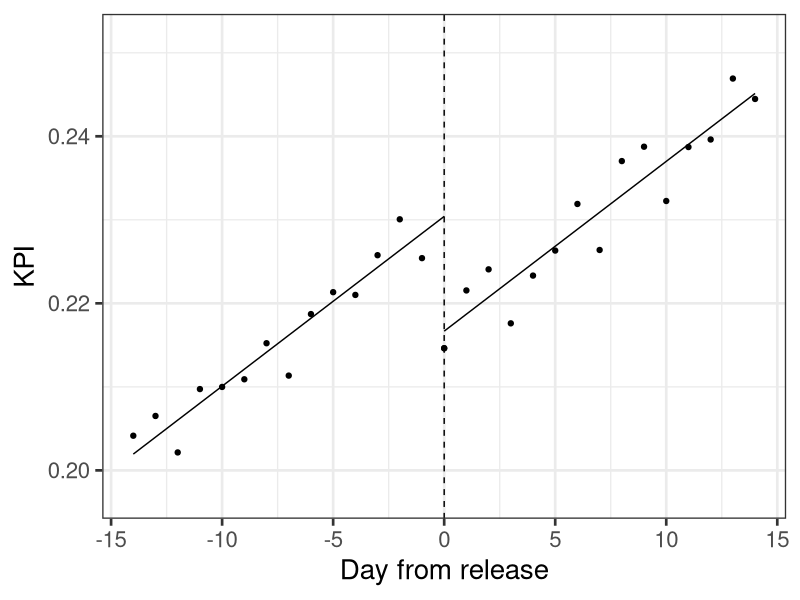
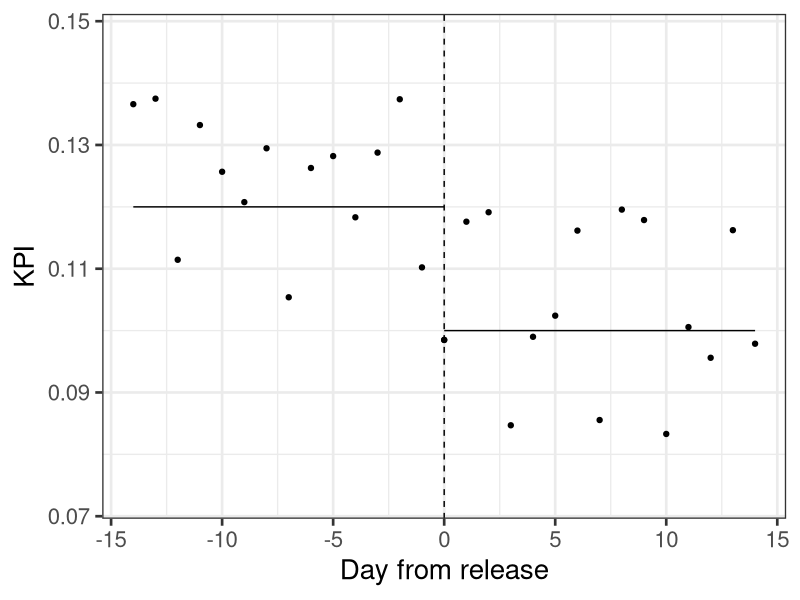
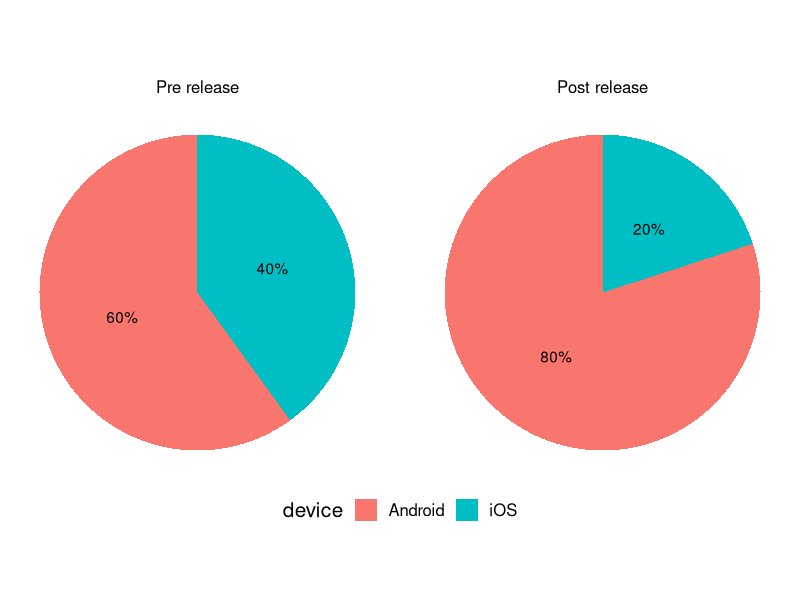
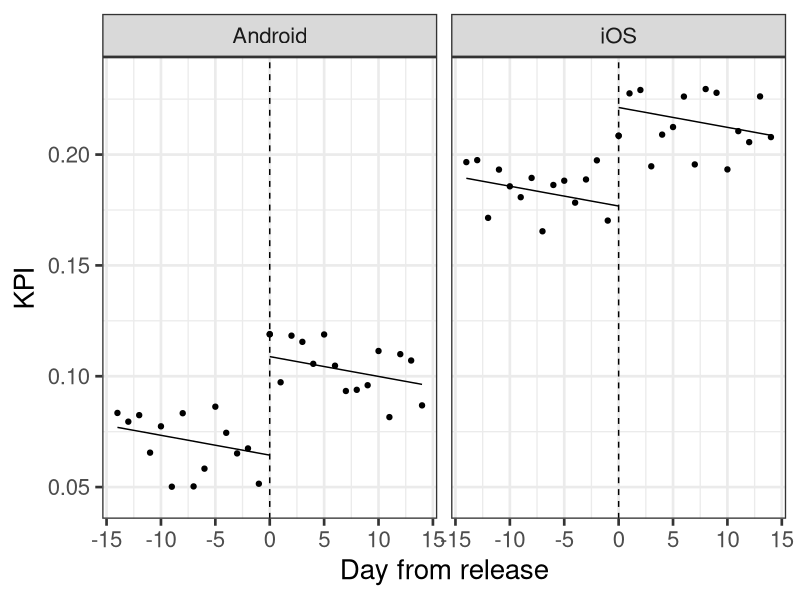

Here is the R script that generated these plots, in order:
## ---- chunk 1
knitr::opts_chunk$set(echo = F, warning = F, message = F, cache = F)
## ---- chunk 2
set.seed(42)
library(dplyr)
library(ggplot2)

plot_df <- data.frame(day_from_release = -14:14) %>%
  mutate(
    release = as.numeric(day_from_release >= 0),
    KPI = seq(0.2, 0.26, length.out = nrow(.)) +
      runif(nrow(.), -0.005, 0.005) - 0.015 * release
  )

lm_mod <- lm(KPI ~ ., data = plot_df)
plot_df <- rbind(plot_df, plot_df[15, ])
plot_df$release[30] <- 0
plot_df$mod <- predict(lm_mod, plot_df)

plot_df %>%
  ggplot(aes(day_from_release, KPI)) +
  geom_point() +
  scale_y_continuous(limits = function(lim) c(lim[1] - 0.005, lim[2] + 0.005)) +
  theme_bw(base_size = 20) +
  xlab("Day from release") +
  geom_vline(xintercept = 0, lty = 2) +
  geom_line(aes(day_from_release, mod, group = release))
## ---- chunk 3
set.seed(42)
plot_df <- data.frame(day_from_release = -14:14) %>%
  mutate(
    release = as.numeric(day_from_release >= 0),
    KPI_true = ifelse(release == 1, 0.1, 0.12),
    KPI = KPI_true + runif(nrow(.), -0.02, 0.02)
  )

plot_df <- rbind(plot_df, plot_df[15, ])
plot_df$release[30] <- 0
plot_df$KPI_true[30] <- 0.12

plot_df %>%
  ggplot(aes(day_from_release, KPI)) +
  geom_point() +
  scale_y_continuous(limits = function(lim) c(lim[1] - 0.01, lim[2] + 0.01)) +
  theme_bw(base_size = 20) +
  xlab("Day from release") +
  geom_vline(xintercept = 0, lty = 2) +
  geom_line(aes(day_from_release, KPI_true, group = release))
## ---- chunk 4
set.seed(42)
library(ggplot2)

data.frame(
  proportion = c(0.6, 0.4, 0.8, 0.2),
  device = factor(c("Android", "iOS", "Android", "iOS")),
  period = factor(c("pre", "pre", "post", "post"),
    levels = c("pre", "post"),
    labels = c("Pre release", "Post release")
  )
) %>%
  ggplot(aes(x = "", y = proportion, fill = device, text = proportion)) +
  geom_bar(width = 1, stat = "identity") +
  coord_polar(theta = "y") +
  facet_grid(~period) +
  theme_void(base_size = 15) +
  geom_text(aes(label = paste0(round(proportion * 100), "%")),
    position = position_stack(vjust = 0.5)
  ) +
  theme(legend.position = "bottom")
## ---- chunk 5
set.seed(42)
plot_df <- data.frame(
  day_from_release = rep(-14:14, 2),
  os = factor(rep(c("iOS", "Android"), each = 29))
) %>%
  mutate(
    release = as.numeric(day_from_release >= 0),
    KPI_true = rep(c(0.18, 0.07), each = 29) + 0.03 * release,
    KPI = KPI_true + runif(nrow(.), -0.02, 0.02)
  )

lm_mod <- lm(KPI ~ ., data = plot_df)

plot_df <- rbind(plot_df, plot_df[c(15, 44), ])
plot_df$release[59:60] <- 0
plot_df$mod <- predict(lm_mod, plot_df)

plot_df %>%
  ggplot(aes(day_from_release, KPI)) +
  geom_point() +
  facet_grid(~os) +
  scale_y_continuous(limits = function(lim) c(lim[1] - 0.005, lim[2] + 0.005)) +
  theme_bw(base_size = 20) +
  xlab("Day from release") +
  geom_vline(xintercept = 0, lty = 2) +
  geom_line(aes(day_from_release, mod, group = release))
